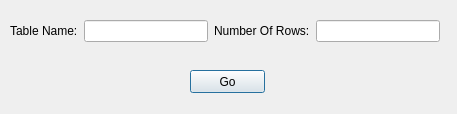
<?xml version="1.0" encoding="UTF-8"?>
<ui version="4.0">
 <class>CreateTableFromOptions</class>
 <widget class="QDialog" name="CreateTableFromOptions">
  <property name="geometry">
   <rect>
    <x>0</x>
    <y>0</y>
    <width>457</width>
    <height>114</height>
   </rect>
  </property>
  <property name="minimumSize">
   <size>
    <width>457</width>
    <height>114</height>
   </size>
  </property>
  <property name="maximumSize">
   <size>
    <width>457</width>
    <height>114</height>
   </size>
  </property>
  <property name="windowTitle">
   <string>Dialog</string>
  </property>
  <widget class="QPushButton" name="btnGoCreateTable">
   <property name="geometry">
    <rect>
     <x>190</x>
     <y>70</y>
     <width>75</width>
     <height>23</height>
    </rect>
   </property>
   <property name="text">
    <string>Go</string>
   </property>
  </widget>
  <widget class="QWidget" name="layoutWidget">
   <property name="geometry">
    <rect>
     <x>10</x>
     <y>20</y>
     <width>430</width>
     <height>22</height>
    </rect>
   </property>
   <layout class="QHBoxLayout" name="horizontalLayout">
    <item>
     <widget class="QLabel" name="label">
      <property name="text">
       <string>Table Name:</string>
      </property>
     </widget>
    </item>
    <item>
     <widget class="QLineEdit" name="leTableName"/>
    </item>
    <item>
     <widget class="QLabel" name="label_2">
      <property name="text">
       <string>Number Of Rows:</string>
      </property>
     </widget>
    </item>
    <item>
     <widget class="QLineEdit" name="leNumberOfRows"/>
    </item>
   </layout>
  </widget>
 </widget>
 <resources/>
 <connections/>
</ui>
